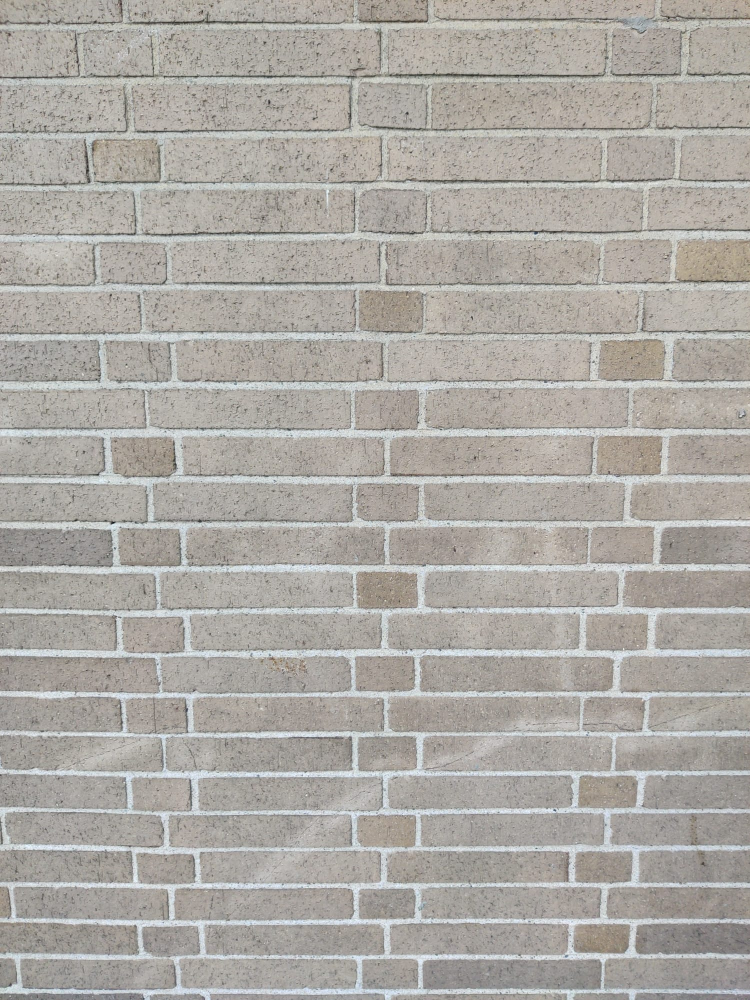
%> input picture LAB5/Cider Wall/IMAGE1.jpg, 1500 x 2000 px (shown at 1/2 size); its folder holds 4 pictures in this run
$ octave Cider_Wall.m   (GNU Octave 9; MATLAB toolbox functions it lacks are replaced by stand-ins)
%> lines starting %> are read from the running program, lines starting %| are printed output that depends on the picture
% Load images.
Building = fullfile("C:\Users\aswin\Downloads\Cider Wall");
buildingstitch = imageDatastore(Building);

% Display images to be stitched.
montage(buildingstitch.Files)
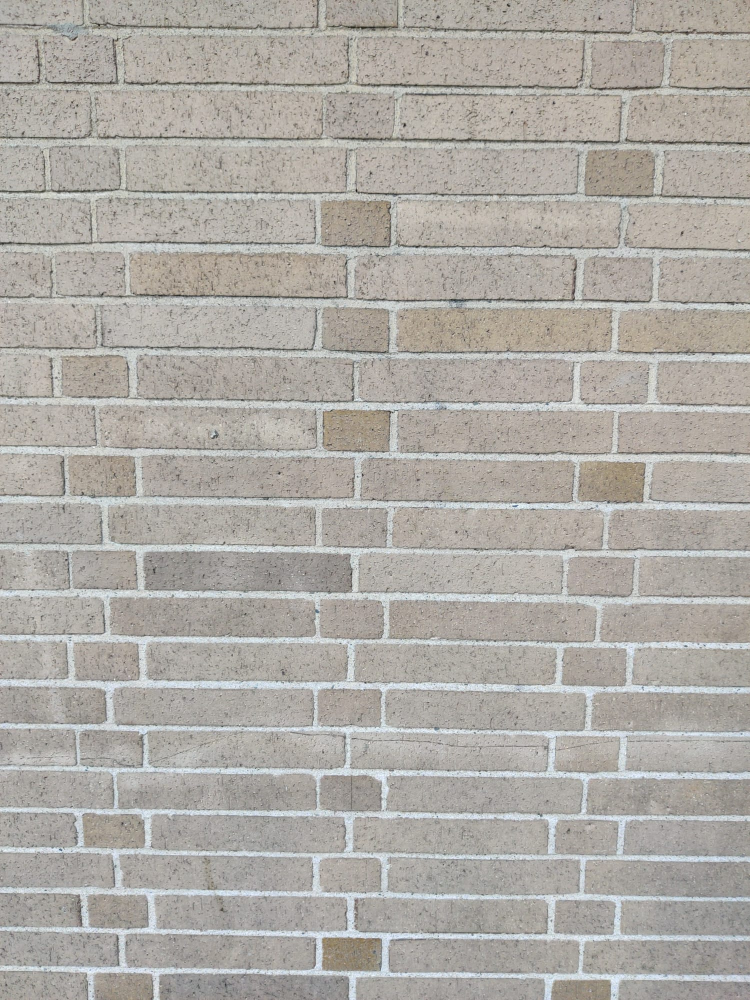
%> input picture LAB5/Cider Wall/IMAGE2.jpg, 1500 x 2000 px (shown at 1/2 size)
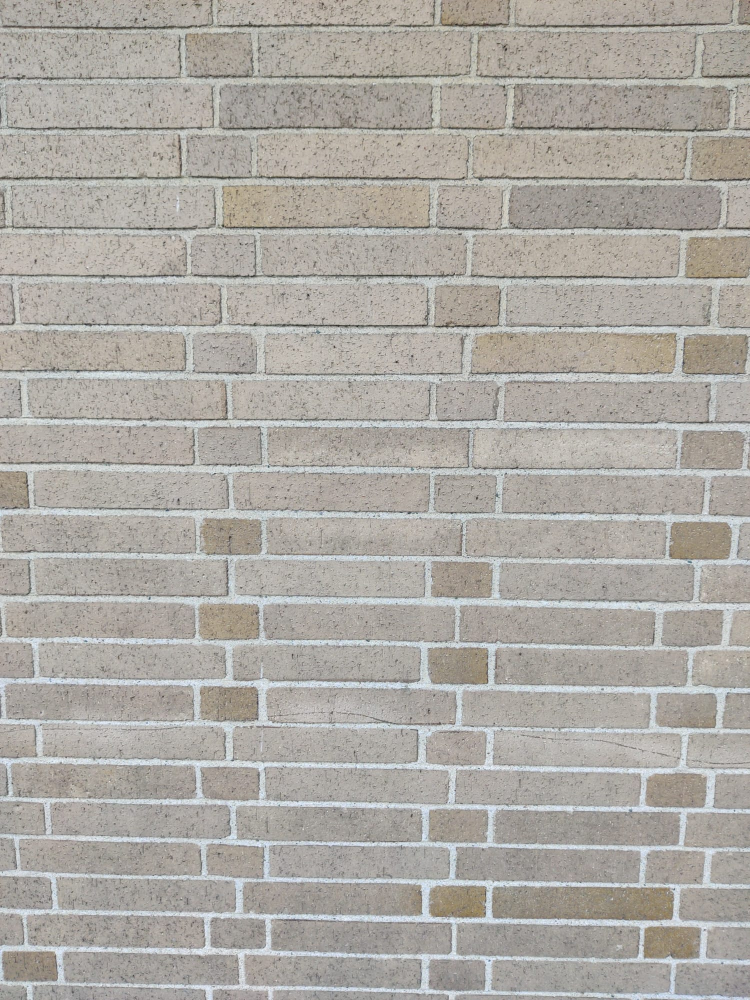
%> input picture LAB5/Cider Wall/IMAGE3.jpg, 1500 x 2000 px (shown at 1/2 size)
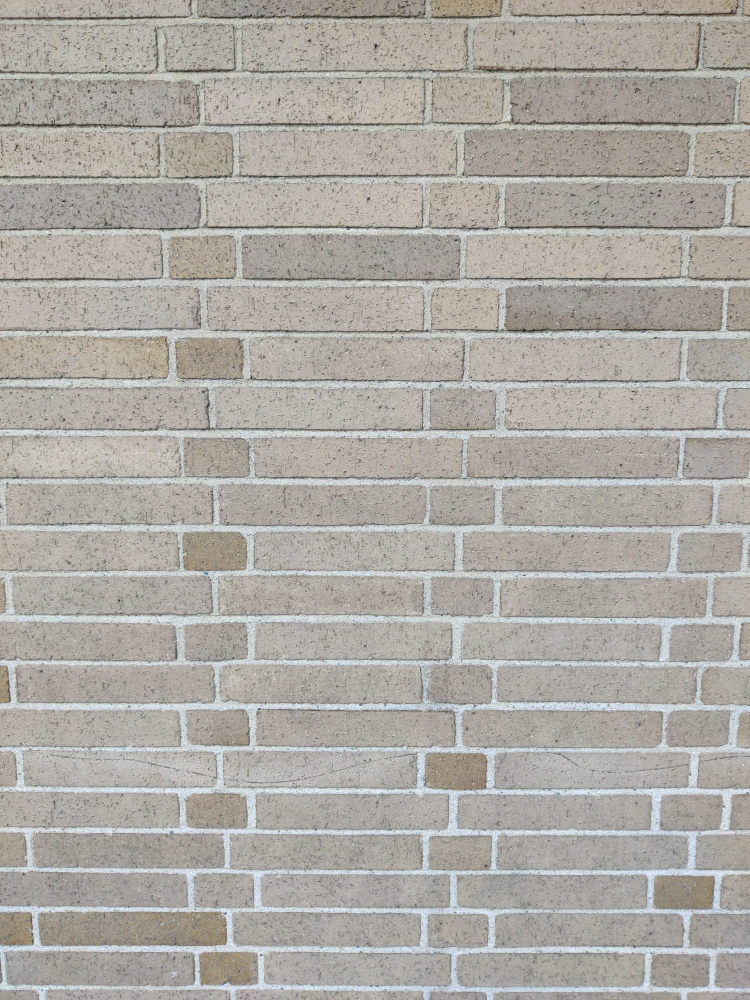
%> input picture LAB5/Cider Wall/IMAGE4.jpg, 1500 x 2000 px (shown at 1/2 size)
% Read the first image from the image set.
Read = readimage(buildingstitch,1);
%> Read is the input picture: size 2000x1500x3 uint8; mean R, G, B 172.6, 169.2, 163.9

% Initialize features for I(1)
grayImage = im2gray(Read);
%points = detectSURFFeatures(grayImage);
%> (the run ends here)
